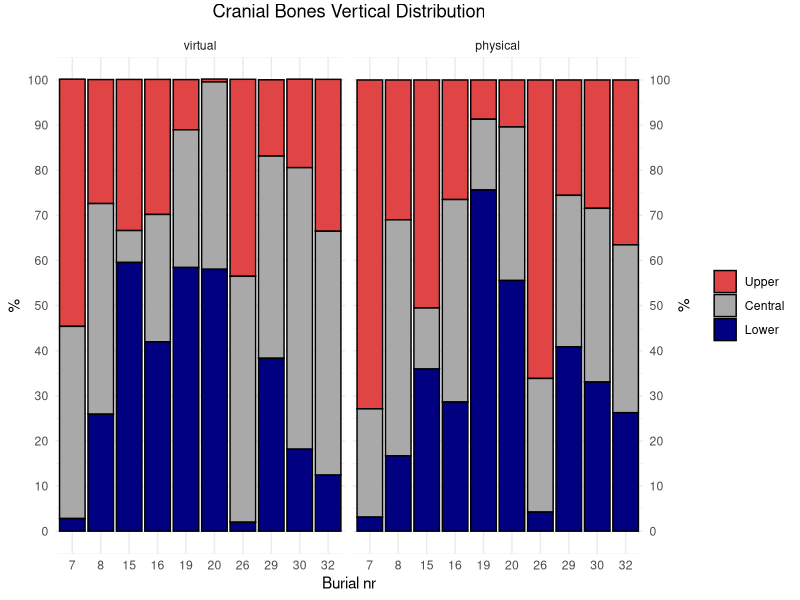
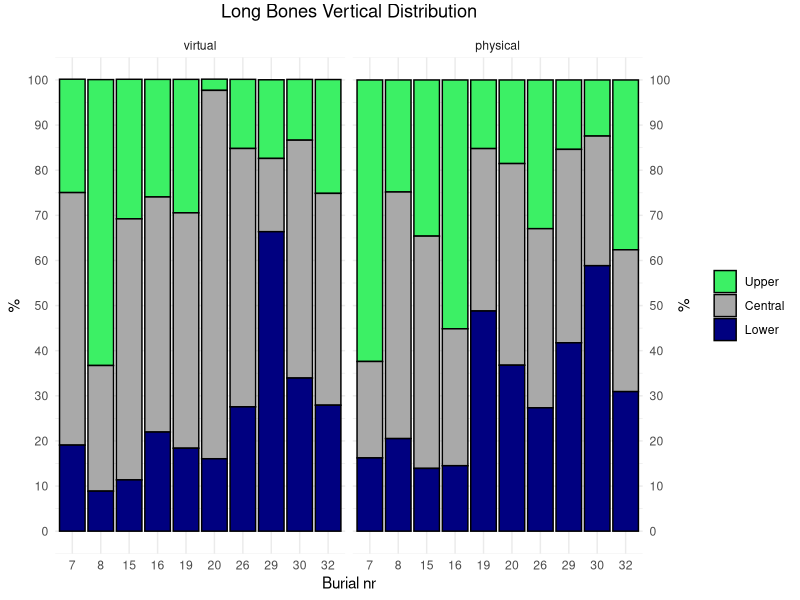
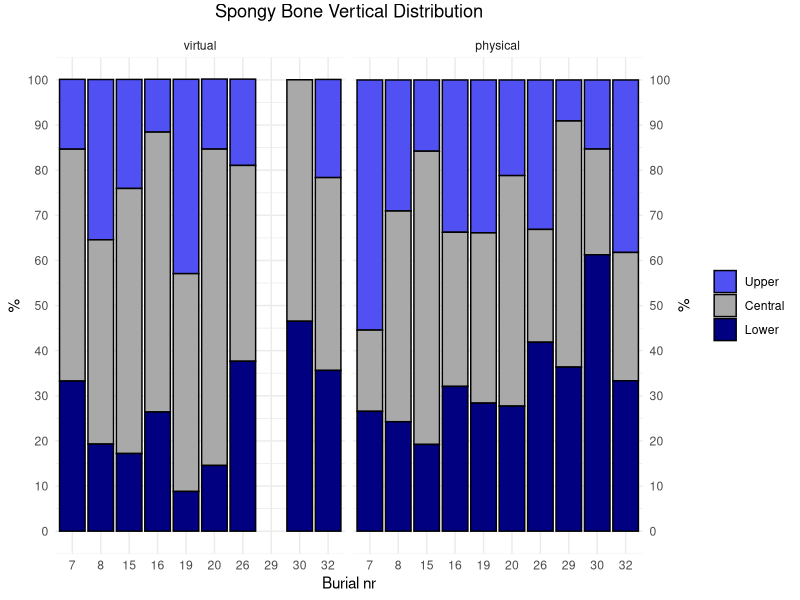
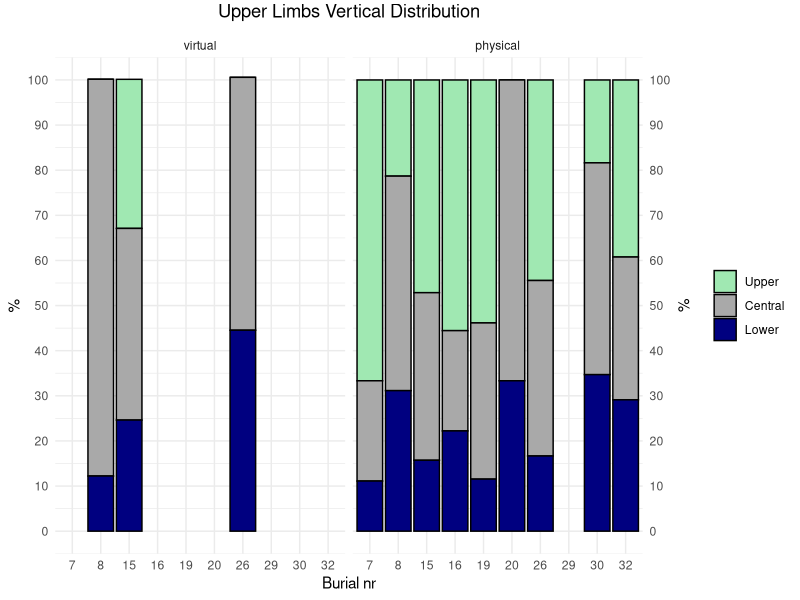
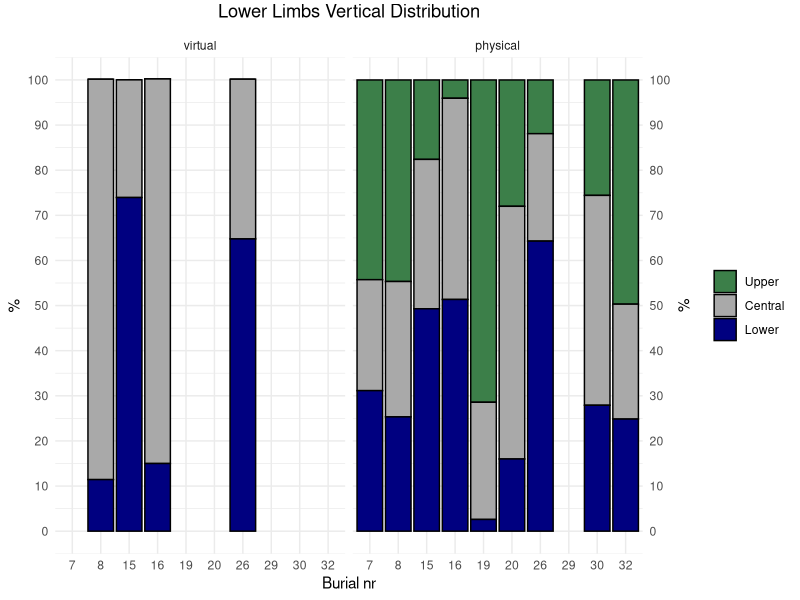
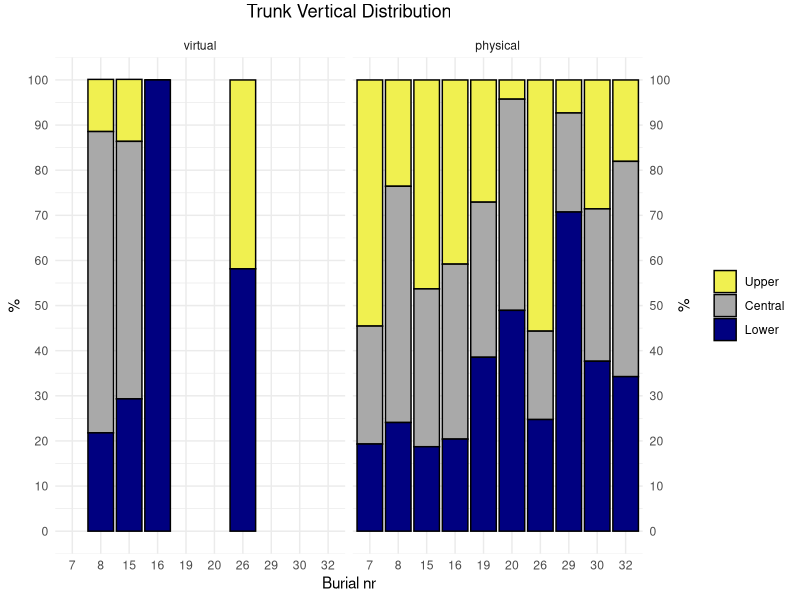

Reproduce these figures in R, in order. (Note: this script raises an error after producing the figures.)
# Load libraries and data ----
library(here)
library(ggplot2)
library(dplyr)
library(patchwork)
virt_phys <- read.csv(here("data","virt_phys.csv"))
virt_phys <- virt_phys %>%
  mutate(section = factor(section, levels = c("upper", "central", "lower")))

# Customised palettes
cb_palette <-c("#e14444","darkgrey","navyblue","#E0E0E0")
lb_palette <-c("#3cf065","darkgrey","navyblue","#E0E0E0")
sb_palette <-c("#5050f3","darkgrey","navyblue","#E0E0E0")
ul_palette <-c("#a0e8b2","darkgrey","navyblue","#E0E0E0")
ll_palette <-c("#3c7f49","darkgrey","navyblue","#E0E0E0")
t_palette <-c("#f0f050","darkgrey","navyblue","#E0E0E0")

# VERTICAL DISTRIBUTION ----

# Fig. 7 - A
ggplot(
  data = virt_phys %>%
    filter(element == "CB") %>%
    filter(section %in% c("upper", "central", "lower")) %>%
    mutate(method = factor(method, levels = c("virtual", "physical"))),
  aes(
    x = factor(burial),
    y = element_perc,
    fill = section
  )
) +
  geom_col(
    position = "stack",
    color = "black"
  ) +
  ggtitle("Cranial Bones Vertical Distribution") + 
  theme_minimal() +
  theme(
    plot.title = element_text(hjust = 0.5, vjust = 2),
    legend.position = "right"
  ) +
  labs(x = "Burial nr", y = "%") +
  scale_fill_manual(
    name = NULL, 
    values = cb_palette,
    breaks = c("upper", "central", "lower"),
    labels = c("Upper", "Central", "Lower") 
  ) +
  scale_y_continuous(
    breaks = seq(0, 100, by = 10),
    sec.axis = dup_axis(name = "%") 
  ) +
  coord_cartesian(ylim = c(0, 100)) +
  facet_wrap(~ method, ncol = 2)
# Save plot
pdf(file= here("figures", "fig.7","Cranial_Bones_Vertical_A.pdf"))

# Fig. 7 - B
ggplot(
  data = virt_phys %>%
    filter(element == "LB") %>%
    filter(section %in% c("upper", "central", "lower")) %>%
    mutate(method = factor(method, levels = c("virtual", "physical"))),
  aes(
    x = factor(burial),
    y = element_perc,
    fill = section
  )
) +
  geom_col(
    position = "stack",
    color = "black"
  ) +
  ggtitle("Long Bones Vertical Distribution") + 
  theme_minimal() +
  theme(
    plot.title = element_text(hjust = 0.5, vjust = 2),
    legend.position = "right"
  ) +
  labs(x = "Burial nr", y = "%") +
  scale_fill_manual(
    name = NULL, 
    values = lb_palette,
    breaks = c("upper", "central", "lower"),
    labels = c("Upper", "Central", "Lower") 
  ) +
  scale_y_continuous(
    breaks = seq(0, 100, by = 10),
    sec.axis = dup_axis(name = "%") 
  ) +
  coord_cartesian(ylim = c(0, 100)) +
  facet_wrap(~ method, ncol = 2)
# Save plot
pdf(file= here("figures", "fig.7","Long_Bones_Vertical_B.pdf"))

# Fig. 7 - C
ggplot(
  data = virt_phys %>%
    filter(element == "SB") %>%
    filter(section %in% c("upper", "central", "lower")) %>%
    mutate(method = factor(method, levels = c("virtual", "physical"))),
  aes(
    x = factor(burial),
    y = element_perc,
    fill = section
  )
) +
  geom_col(
    position = "stack",
    color = "black"
  ) +
  ggtitle("Spongy Bone Vertical Distribution") + 
  theme_minimal() +
  theme(
    plot.title = element_text(hjust = 0.5, vjust = 2),
    legend.position = "right"
  ) +
  labs(x = "Burial nr", y = "%") +
  scale_fill_manual(
    name = NULL, 
    values = sb_palette,
    breaks = c("upper", "central", "lower"),
    labels = c("Upper", "Central", "Lower") 
  ) +
  scale_y_continuous(
    breaks = seq(0, 100, by = 10),
    sec.axis = dup_axis(name = "%") 
  ) +
  coord_cartesian(ylim = c(0, 100)) +
  facet_wrap(~ method, ncol = 2)
# Save plot
pdf(file= here("figures", "fig.7","Spongy_Bone_Vertical_C.pdf"))

# Fig. 8 - A
ggplot(
  data = virt_phys %>%
    filter(element == "UL") %>%
    filter(section %in% c("upper", "central", "lower")) %>%
    mutate(method = factor(method, levels = c("virtual", "physical"))),
  aes(
    x = factor(burial),
    y = element_perc,
    fill = section
  )
) +
  geom_col(
    position = "stack",
    color = "black"
  ) +
  ggtitle("Upper Limbs Vertical Distribution") + 
  theme_minimal() +
  theme(
    plot.title = element_text(hjust = 0.5, vjust = 2),
    legend.position = "right"
  ) +
  labs(x = "Burial nr", y = "%") +
  scale_fill_manual(
    name = NULL, 
    values = ul_palette,
    breaks = c("upper", "central", "lower"),
    labels = c("Upper", "Central", "Lower") 
  ) +
  scale_y_continuous(
    breaks = seq(0, 100, by = 10),
    sec.axis = dup_axis(name = "%") 
  ) +
  coord_cartesian(ylim = c(0, 100)) +
  facet_wrap(~ method, ncol = 2)
# Save plot
pdf(file= here("figures", "fig.8","Upper_Limbs_Vertical_A.pdf"))

# Fig. 8 - B
ggplot(
  data = virt_phys %>%
    filter(element == "LL") %>%
    filter(section %in% c("upper", "central", "lower")) %>%
    mutate(method = factor(method, levels = c("virtual", "physical"))),
  aes(
    x = factor(burial),
    y = element_perc,
    fill = section
  )
) +
  geom_col(
    position = "stack",
    color = "black"
  ) +
  ggtitle("Lower Limbs Vertical Distribution") + 
  theme_minimal() +
  theme(
    plot.title = element_text(hjust = 0.5, vjust = 2),
    legend.position = "right"
  ) +
  labs(x = "Burial nr", y = "%") +
  scale_fill_manual(
    name = NULL, 
    values = ll_palette,
    breaks = c("upper", "central", "lower"),
    labels = c("Upper", "Central", "Lower") 
  ) +
  scale_y_continuous(
    breaks = seq(0, 100, by = 10),
    sec.axis = dup_axis(name = "%") 
  ) +
  coord_cartesian(ylim = c(0, 100)) +
  facet_wrap(~ method, ncol = 2)
# Save plot
pdf(file= here("figures", "fig.8","Lower_Limbs_Vertical_B.pdf"))

# Fig. 8 - C
ggplot(
  data = virt_phys %>%
    filter(element == "T") %>%
    filter(section %in% c("upper", "central", "lower")) %>%
    mutate(method = factor(method, levels = c("virtual", "physical"))),
  aes(
    x = factor(burial),
    y = element_perc,
    fill = section
  )
) +
  geom_col(
    position = "stack",
    color = "black"
  ) +
  ggtitle("Trunk Vertical Distribution") + 
  theme_minimal() +
  theme(
    plot.title = element_text(hjust = 0.5, vjust = 2),
    legend.position = "right"
  ) +
  labs(x = "Burial nr", y = "%") +
  scale_fill_manual(
    name = NULL, 
    values = t_palette,
    breaks = c("upper", "central", "lower"),
    labels = c("Upper", "Central", "Lower") 
  ) +
  scale_y_continuous(
    breaks = seq(0, 100, by = 10),
    sec.axis = dup_axis(name = "%") 
  ) +
  coord_cartesian(ylim = c(0, 100)) +
  facet_wrap(~ method, ncol = 2)
# Save plot
pdf(file= here("figures", "fig.8","Trunk_Vertical_C.pdf"))

# HORIZONTAL DISTRIBUTION ----

# Fig. 9 - A
(
  ggplot(
    data = virt_phys %>%
      filter(element == "CB") %>%
      filter(section %in% c("half_A", "half_B")) %>%
      mutate(method = factor(method, levels = c("virtual", "physical"))), 
    aes(
      x = factor(burial),
      y = element_perc,
      fill = section
    )
  ) +
    geom_col(
      position = "stack",
      color = "black"
    ) +
    geom_hline(yintercept = c(65, 35), color = "black", linetype = "dashed") + 
    ggtitle("Cranial Bones Horizontal Distribution - Half A/B") + 
    theme_minimal() +
    theme(
      plot.title = element_text(hjust = 0.5, vjust = 2),
      legend.position = "right"
    ) +
    labs(x = "Burial nr", y = "%") +
    scale_fill_manual(
      name = NULL, 
      values = cb_palette,
      breaks = c("half_A", "half_B"),
      labels = c("Half_A", "Half_B")
    ) +
    scale_y_continuous(
      breaks = seq(0, 100, by = 10),
      sec.axis = dup_axis(name = "%") 
    ) +
    coord_cartesian(ylim = c(0, 100)) +
    facet_wrap(~ method, ncol = 2)
) /
  (
    ggplot(
      data = virt_phys %>%
        filter(element == "CB") %>%
        filter(section %in% c("half_C", "half_D")) %>%
        mutate(method = factor(method, levels = c("virtual", "physical"))), 
      aes(
        x = factor(burial),
        y = element_perc,
        fill = section
      )
    ) +
      geom_col(
        position = "stack",
        color = "black"
      ) +
      geom_hline(yintercept = c(65, 35), color = "black", linetype = "dashed") + 
      ggtitle("Cranial Bones Horizontal Distribution - Half C/D") +
      theme_minimal() +
      theme(
        plot.title = element_text(hjust = 0.5, vjust = 2),
        legend.position = "right"
      ) +
      labs(x = "Burial nr", y = "%") +
      scale_fill_manual(
        name = NULL, 
        values = c("half_C" = "navyblue", "half_D" = "#E0E0E0"),
        breaks = c("half_C", "half_D"),
        labels = c("Half_C", "Half_D") 
      ) +
      scale_y_continuous(
        breaks = seq(0, 100, by = 10),
        sec.axis = dup_axis(name = "%") 
      ) +
      coord_cartesian(ylim = c(0, 100)) +
      facet_wrap(~ method, ncol = 2)
  )
# Save plot
pdf(file= here("figures", "fig.9","Cranial_Bones_Horizontal_A.pdf"))

# Fig. 9 - B
(
  ggplot(
    data = virt_phys %>%
      filter(element == "LB") %>%
      filter(section %in% c("half_A", "half_B")) %>%
      mutate(method = factor(method, levels = c("virtual", "physical"))), 
    aes(
      x = factor(burial),
      y = element_perc,
      fill = section
    )
  ) +
    geom_col(
      position = "stack",
      color = "black"
    ) +
    geom_hline(yintercept = c(65, 35), color = "black", linetype = "dashed") + 
    ggtitle("Long Bones Horizontal Distribution - Half A/B") + 
    theme_minimal() +
    theme(
      plot.title = element_text(hjust = 0.5, vjust = 2),
      legend.position = "right"
    ) +
    labs(x = "Burial nr", y = "%") +
    scale_fill_manual(
      name = NULL, 
      values = lb_palette,
      breaks = c("half_A", "half_B"),
      labels = c("Half_A", "Half_B")
    ) +
    scale_y_continuous(
      breaks = seq(0, 100, by = 10),
      sec.axis = dup_axis(name = "%") 
    ) +
    coord_cartesian(ylim = c(0, 100)) +
    facet_wrap(~ method, ncol = 2)
) /
  (
    ggplot(
      data = virt_phys %>%
        filter(element == "LB") %>%
        filter(section %in% c("half_C", "half_D")) %>%
        mutate(method = factor(method, levels = c("virtual", "physical"))), 
      aes(
        x = factor(burial),
        y = element_perc,
        fill = section
      )
    ) +
      geom_col(
        position = "stack",
        color = "black"
      ) +
      geom_hline(yintercept = c(65, 35), color = "black", linetype = "dashed") + 
      ggtitle("Long Bones Horizontal Distribution - Half C/D") +
      theme_minimal() +
      theme(
        plot.title = element_text(hjust = 0.5, vjust = 2),
        legend.position = "right"
      ) +
      labs(x = "Burial nr", y = "%") +
      scale_fill_manual(
        name = NULL,
        values = c("half_C" = "navyblue", "half_D" = "#E0E0E0"),
        breaks = c("half_C", "half_D"),
        labels = c("Half_C", "Half_D") 
      ) +
      scale_y_continuous(
        breaks = seq(0, 100, by = 10),
        sec.axis = dup_axis(name = "%") 
      ) +
      coord_cartesian(ylim = c(0, 100)) +
      facet_wrap(~ method, ncol = 2)
  )
# Save plot
pdf(file= here("figures", "fig.9","Long_Bones_Horizontal_B.pdf"))

# Fig. 10 - A
(
  ggplot(
    data = virt_phys %>%
      filter(element == "SB") %>%
      filter(section %in% c("half_A", "half_B")) %>%
      mutate(method = factor(method, levels = c("virtual", "physical"))), 
    aes(
      x = factor(burial),
      y = element_perc,
      fill = section
    )
  ) +
    geom_col(
      position = "stack",
      color = "black"
    ) +
    geom_hline(yintercept = c(65, 35), color = "black", linetype = "dashed") + 
    ggtitle("Spongy Bone Horizontal Distribution - Half A/B") + 
    theme_minimal() +
    theme(
      plot.title = element_text(hjust = 0.5, vjust = 2),
      legend.position = "right"
    ) +
    labs(x = "Burial nr", y = "%") +
    scale_fill_manual(
      name = NULL, 
      values = sb_palette,
      breaks = c("half_A", "half_B"),
      labels = c("Half_A", "Half_B")
    ) +
    scale_y_continuous(
      breaks = seq(0, 100, by = 10),
      sec.axis = dup_axis(name = "%") 
    ) +
    coord_cartesian(ylim = c(0, 100)) +
    facet_wrap(~ method, ncol = 2)
) /
  (
    ggplot(
      data = virt_phys %>%
        filter(element == "SB") %>%
        filter(section %in% c("half_C", "half_D")) %>%
        mutate(method = factor(method, levels = c("virtual", "physical"))), 
      aes(
        x = factor(burial),
        y = element_perc,
        fill = section
      )
    ) +
      geom_col(
        position = "stack",
        color = "black"
      ) +
      geom_hline(yintercept = c(65, 35), color = "black", linetype = "dashed") + 
      ggtitle("Spongy Bone Horizontal Distribution - Half C/D") +
      theme_minimal() +
      theme(
        plot.title = element_text(hjust = 0.5, vjust = 2),
        legend.position = "right"
      ) +
      labs(x = "Burial nr", y = "%") +
      scale_fill_manual(
        name = NULL,
        values = c("half_C" = "navyblue", "half_D" = "#E0E0E0"),
        breaks = c("half_C", "half_D"),
        labels = c("Half_C", "Half_D") 
      ) +
      scale_y_continuous(
        breaks = seq(0, 100, by = 10),
        sec.axis = dup_axis(name = "%") 
      ) +
      coord_cartesian(ylim = c(0, 100)) +
      facet_wrap(~ method, ncol = 2)
  )
# Save plot
pdf(file= here("figures", "fig.10","Spongy_Bone_Horizontal_A.pdf"))

# Fig. 10 - B
(
  ggplot(
    data = virt_phys %>%
      filter(element == "T") %>%
      filter(section %in% c("half_A", "half_B")) %>%
      mutate(method = factor(method, levels = c("virtual", "physical"))), 
    aes(
      x = factor(burial),
      y = element_perc,
      fill = section
    )
  ) +
    geom_col(
      position = "stack",
      color = "black"
    ) +
    geom_hline(yintercept = c(65, 35), color = "black", linetype = "dashed") + 
    ggtitle("Trunk Horizontal Distribution - Half A/B") + 
    theme_minimal() +
    theme(
      plot.title = element_text(hjust = 0.5, vjust = 2),
      legend.position = "right"
    ) +
    labs(x = "Burial nr", y = "%") +
    scale_fill_manual(
      name = NULL, 
      values = t_palette,
      breaks = c("half_A", "half_B"),
      labels = c("Half_A", "Half_B")
    ) +
    scale_y_continuous(
      breaks = seq(0, 100, by = 10),
      sec.axis = dup_axis(name = "%") 
    ) +
    coord_cartesian(ylim = c(0, 100)) +
    facet_wrap(~ method, ncol = 2)
) /
  (
    ggplot(
      data = virt_phys %>%
        filter(element == "T") %>%
        filter(section %in% c("half_C", "half_D")) %>%
        mutate(method = factor(method, levels = c("virtual", "physical"))), 
      aes(
        x = factor(burial),
        y = element_perc,
        fill = section
      )
    ) +
      geom_col(
        position = "stack",
        color = "black"
      ) +
      geom_hline(yintercept = c(65, 35), color = "black", linetype = "dashed") + 
      ggtitle("Trunk Horizontal Distribution - Half C/D") +
      theme_minimal() +
      theme(
        plot.title = element_text(hjust = 0.5, vjust = 2),
        legend.position = "right"
      ) +
      labs(x = "Burial nr", y = "%") +
      scale_fill_manual(
        name = NULL,
        values = c("half_C" = "navyblue", "half_D" = "#E0E0E0"),
        breaks = c("half_C", "half_D"),
        labels = c("Half_C", "Half_D") 
      ) +
      scale_y_continuous(
        breaks = seq(0, 100, by = 10),
        sec.axis = dup_axis(name = "%") 
      ) +
      coord_cartesian(ylim = c(0, 100)) +
      facet_wrap(~ method, ncol = 2)
  )
# Save plot
pdf(file= here("figures", "fig.10","Trunk_Horizontal_B.pdf"))

# Fig. 12 - A
(
  ggplot(
    data = virt_phys %>%
      filter(element == "UL") %>%
      filter(section %in% c("half_A", "half_B")) %>%
      mutate(method = factor(method, levels = c("virtual", "physical"))), 
    aes(
      x = factor(burial),
      y = element_perc,
      fill = section
    )
  ) +
    geom_col(
      position = "stack",
      color = "black"
    ) +
    geom_hline(yintercept = c(65, 35), color = "black", linetype = "dashed") + 
    ggtitle("Upper Limbs Horizontal Distribution - Half A/B") + 
    theme_minimal() +
    theme(
      plot.title = element_text(hjust = 0.5, vjust = 2),
      legend.position = "right"
    ) +
    labs(x = "Burial nr", y = "%") +
    scale_fill_manual(
      name = NULL, 
      values = ul_palette,
      breaks = c("half_A", "half_B"),
      labels = c("Half_A", "Half_B")
    ) +
    scale_y_continuous(
      breaks = seq(0, 100, by = 10),
      sec.axis = dup_axis(name = "%") 
    ) +
    coord_cartesian(ylim = c(0, 100)) +
    facet_wrap(~ method, ncol = 2)
) /
  (
    ggplot(
      data = virt_phys %>%
        filter(element == "UL") %>%
        filter(section %in% c("half_C", "half_D")) %>%
        mutate(method = factor(method, levels = c("virtual", "physical"))), 
      aes(
        x = factor(burial),
        y = element_perc,
        fill = section
      )
    ) +
      geom_col(
        position = "stack",
        color = "black"
      ) +
      geom_hline(yintercept = c(65, 35), color = "black", linetype = "dashed") + 
      ggtitle("Upper Limbs Horizontal Distribution - Half C/D") +
      theme_minimal() +
      theme(
        plot.title = element_text(hjust = 0.5, vjust = 2),
        legend.position = "right"
      ) +
      labs(x = "Burial nr", y = "%") +
      scale_fill_manual(
        name = NULL,
        values = c("half_C" = "navyblue", "half_D" = "#E0E0E0"),
        breaks = c("half_C", "half_D"),
        labels = c("Half_C", "Half_D") 
      ) +
      scale_y_continuous(
        breaks = seq(0, 100, by = 10),
        sec.axis = dup_axis(name = "%") 
      ) +
      coord_cartesian(ylim = c(0, 100)) +
      facet_wrap(~ method, ncol = 2)
  )
# Save plot
pdf(file= here("figures", "fig.12","Upper_Limbs_Horizontal_A.pdf"))

# Fig. 12 - B
(
  ggplot(
    data = virt_phys %>%
      filter(element == "LL") %>%
      filter(section %in% c("half_A", "half_B")) %>%
      mutate(method = factor(method, levels = c("virtual", "physical"))), 
    aes(
      x = factor(burial),
      y = element_perc,
      fill = section
    )
  ) +
    geom_col(
      position = "stack",
      color = "black"
    ) +
    geom_hline(yintercept = c(65, 35), color = "black", linetype = "dashed") + 
    ggtitle("Lower Limbs Horizontal Distribution - Half A/B") + 
    theme_minimal() +
    theme(
      plot.title = element_text(hjust = 0.5, vjust = 2),
      legend.position = "right"
    ) +
    labs(x = "Burial nr", y = "%") +
    scale_fill_manual(
      name = NULL, 
      values = ll_palette,
      breaks = c("half_A", "half_B"),
      labels = c("Half_A", "Half_B")
    ) +
    scale_y_continuous(
      breaks = seq(0, 100, by = 10),
      sec.axis = dup_axis(name = "%") 
    ) +
    coord_cartesian(ylim = c(0, 100)) +
    facet_wrap(~ method, ncol = 2)
) /
  (
    ggplot(
      data = virt_phys %>%
        filter(element == "LL") %>%
        filter(section %in% c("half_C", "half_D")) %>%
        mutate(method = factor(method, levels = c("virtual", "physical"))), 
      aes(
        x = factor(burial),
        y = element_perc,
        fill = section
      )
    ) +
      geom_col(
        position = "stack",
        color = "black"
      ) +
      geom_hline(yintercept = c(65, 35), color = "black", linetype = "dashed") + 
      ggtitle("Lower Limbs Horizontal Distribution - Half C/D") +
      theme_minimal() +
      theme(
        plot.title = element_text(hjust = 0.5, vjust = 2),
        legend.position = "right"
      ) +
      labs(x = "Burial nr", y = "%") +
      scale_fill_manual(
        name = NULL,
        values = c("half_C" = "navyblue", "half_D" = "#E0E0E0"),
        breaks = c("half_C", "half_D"),
        labels = c("Half_C", "Half_D") 
      ) +
      scale_y_continuous(
        breaks = seq(0, 100, by = 10),
        sec.axis = dup_axis(name = "%") 
      ) +
      coord_cartesian(ylim = c(0, 100)) +
      facet_wrap(~ method, ncol = 2)
  )
# Save plot
pdf(file= here("figures", "fig.12","Lower_Limbs_Horizontal_B.pdf"))
